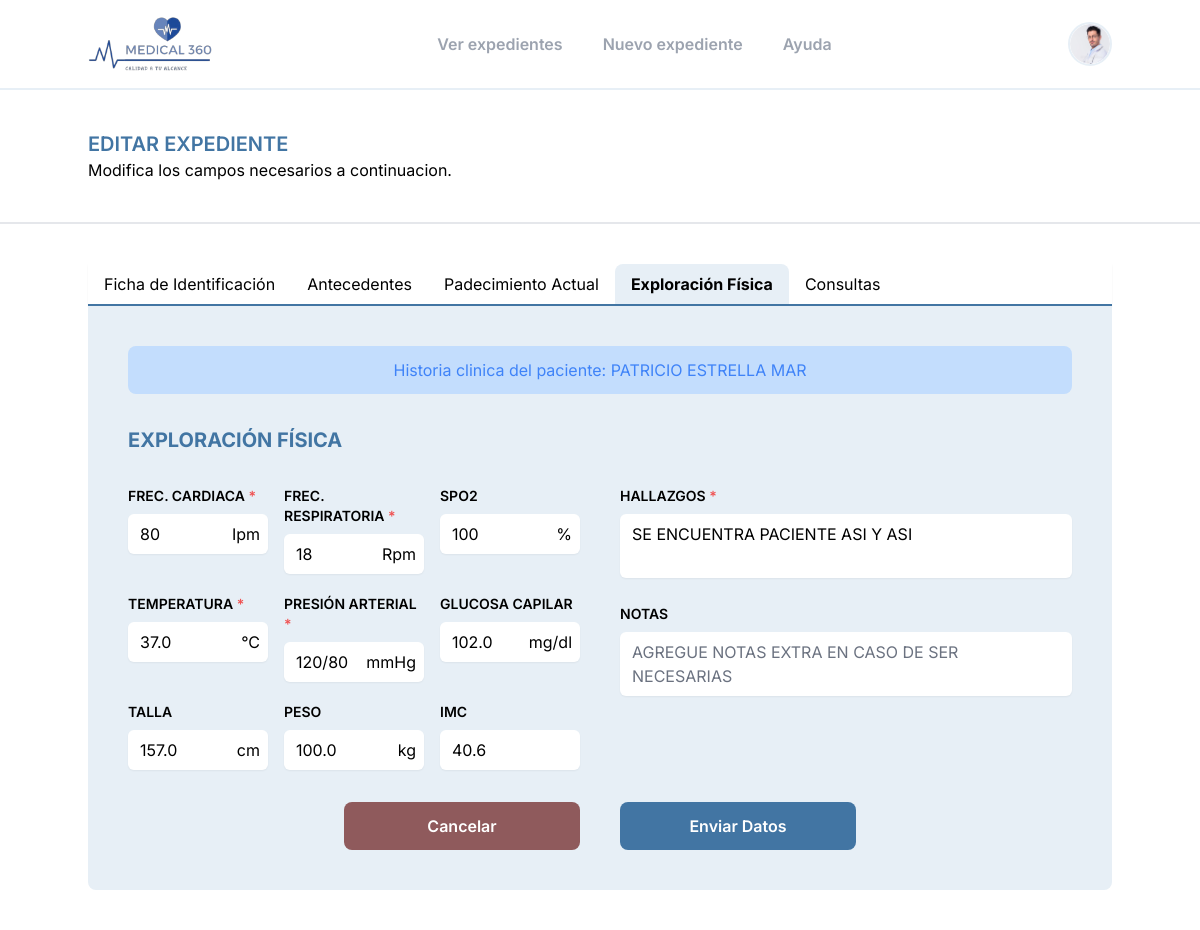
The page /update-file/1/exploracion/ (signed in) on the database its author committed.
### medical/models.py (models this page shows, shortened)
class Paciente(models.Model):
    GENERO_CHOICES = [
        ('M', 'Masculino'),
        ('F', 'Femenino'),
    ]
    ESTADO_CIVIL_CHOICES = [
        ('SOLTERO', 'SOLTERO'),
        ('CASADO', 'CASADO'),
        ('UNION_LIBRE', 'UNION LIBRE'),
        ('DIVORCIADO', 'DIVORCIADO'),
        ('VIUDO', 'VIUDO'),
    ]
    GRUPO_RH_CHOICES = [
        ('A+', 'A+'),
        ('B+', 'B+'),
        ('O+', 'O+'),
        ('AB+', 'AB+'),
        ('A-', 'A-'),
        ('B-', 'B-'),
        ('O-', 'O-'),
        ('AB-', 'AB-'),
        ('DESC', 'DESCONOCIDO'),
    ]
    ESCOLARIDAD_CHOICES = [
        ('NINGUNA', 'NINGUNA'),
        ('PRIMARIA', 'PRIMARIA'),
        ('PRIMARIA_T', 'PRIMARIA TRUNCA'),
        ('SECUNDARIA', 'SECUNDARIA'),
        ('SECUNDARIA_T', 'SECUNDARIA TRUNCA'),
        ('PREPARATORIA', 'PREPARATORIA'),
        ('PREPARATORIA_T', 'PREPARATORIA TRUNCA'),
        ('TECNICO', 'CARRERA TECNICA'),
        ('TECNICO_T', 'CARRERA TECNICA TRUNCA'),
        ('LICENCIATURA', 'LICENCIATURA'),
        ('LICENCIATURA_T', 'LICENCIATURA TRUNCA'),
        ('SUPERIOR', 'SUPERIOR'),
]
    nombre = models.CharField(max_length=30)
    apellido_pat = models.CharField(max_length=30)
    apellido_mat = models.CharField(max_length=30)
    fecha_nacimiento = models.DateField()
    genero = models.CharField(max_length=10, choices=GENERO_CHOICES)
    grupo_rh = models.CharField(max_length=4, choices=GRUPO_RH_CHOICES, default='DESC')
    alergias = models.CharField(max_length=30)
    estado_civil = models.CharField(max_length=15, choices=ESTADO_CIVIL_CHOICES, blank=True, null=True)
    curp = models.CharField(max_length=18, blank=True, null=True)
    nacionalidad = models.CharField(max_length=20, blank=True, null=True)
    escolaridad = models.CharField(max_length=30, choices=ESCOLARIDAD_CHOICES, blank=True, null=True)
    religion = models.CharField(max_length=50, blank=True, null=True)
    direccion = models.CharField(max_length=200, blank=True, null=True)
    ocupacion = models.CharField(max_length=50, blank=True, null=True)
    empleador = models.CharField(max_length=100, blank=True, null=True)
    telefono_personal = models.CharField(max_length=10, blank=True, null=True)
    nombre_contacto_emergencia = models.CharField(max_length=100, blank=True, null=True)
    telefono_contacto_emergencia = models.CharField(max_length=10, blank=True, null=True)
    fecha_alta = models.DateField()
    notas = models.TextField(blank=True, null=True)

class ExploracionFisica(models.Model):
    paciente = models.ForeignKey(Paciente, on_delete=models.CASCADE)
    medico = models.ForeignKey(Medico, on_delete=models.CASCADE)
    fecha = models.DateTimeField()
    temperatura = models.DecimalField(max_digits=5, decimal_places=1)
    presion_arterial = models.CharField(max_length=20)
    frecuencia_cardiaca = models.IntegerField()
    frecuencia_respiratoria = models.IntegerField()
    saturacion_oxigeno = models.IntegerField(blank=True, null=True, default=None)
    peso = models.FloatField(blank=True, null=True, default=None)
    talla = models.FloatField(blank=True, null=True, default=None)
    imc = models.FloatField(blank=True, null=True, default=None)
    glucosa = models.FloatField(blank=True, null=True, default=None)
    descripcion_exploracion = models.TextField()
    notas = models.TextField(blank=True, null=True)
    class Meta:
        verbose_name = "Exploracion Física"
        verbose_name_plural = "3.Exploraciones Físicas"

### medical/views.py (the view, shortened to what this page needs)
# urls.py: path('update-file/<int:id_paciente>/exploracion/', views.update_exploracion_view, name='update_exploracion'),
@login_required
def update_exploracion_view(request,id_paciente):
    paciente = get_object_or_404(Paciente, id=id_paciente)
    exploracion = ExploracionFisica.objects.filter(paciente=paciente).order_by('-fecha').first()
    template = loader.get_template('expedientes/update_exploracion.html')
    context = {'paciente': paciente, 'exploracion': exploracion}
    return HttpResponse(template.render(context, request))

### templates/expedientes/update_exploracion.html (shortened to what this page needs)
{% extends "base_2.html" %} {% load static %} {% block content %}
<section class="lg:px-0 min-h-screen">
  {% include "plantillas/navbar.html" %}
  <div class="py-10 border-b-2 border-gray-200 bg-white md:px-6">
    <div class="lg:container lg:mx-auto">
      <h1 class="uppercase font-semibold text-main text-xl">
        Editar Expediente
      </h1>
      <p>Modifica los campos necesarios a continuacion.</p>
    </div>
  </div>
  <div class="py-10 bg-white md:px-6">
    {% include "plantillas/navbarFormulariosUpdate.html" %}
    <div id="form_exploracion_fisica" class="formulario">
      <form
      id="formData_exploracion_fisica"
      class="lg:container lg:mx-auto bg-background p-10 space-y-8 rounded-b-lg"
      action="{% url 'medical:update_exploracion' paciente.id %}"
      method="post"
    >
        {% include "expedientes/forms/exploracion_fisica.html" %}
    </form>
  </div>
</section>
{% endblock %}

### templates/expedientes/forms/exploracion_fisica.html (shortened to what this page needs)
{% if paciente %}
<div class="w-full bg-blue-200 border-blue-500 text-blue-500  rounded-lg p-3 text-center">
  Historia clinica del paciente: {{ paciente.nombre }} {{ paciente.apellido_pat }} {{ paciente.apellido_mat }}
</div>
{% endif %}
<h1 class="text-xl font-bold text-main uppercase">Exploración Física</h1>
<div class="w-full gap-10 grid lg:grid-cols-2 ">
  <div class="space-y-5">
    <div class="grid grid-cols-3 gap-4">
      <div>
        <label
          for="frecuencia_cardiaca"
          class="block mb-2 text-sm font-semibold uppercase"
          >Frec. Cardiaca <span class="text-red-500">*</span></label
        >
        <div class="w-full relative bg-white rounded-lg">
          <input
            id="frecuencia_cardiaca"
            name="frecuencia_cardiaca"
            class="w-full border-none rounded-md bg-white shadow-sm appearance-none"
            type="number"
            value="{% if datos_formulario and datos_formulario.frecuencia_cardiaca is not none %}{{ datos_formulario.frecuencia_cardiaca }}{% elif paciente and exploracion.frecuencia_cardiaca is not none %}{{ exploracion.frecuencia_cardiaca }}{% endif %}"
          />
          <p class="absolute inset-y-0 flex items-center right-2">Ipm</p>
        </div>
      </div>
      <div>
        <label
          for="frecuencia_respiratoria"
          class="block mb-2 text-sm font-semibold uppercase"
          >Frec. Respiratoria <span class="text-red-500">*</span></label
        >
        <div class="w-full relative bg-white rounded-lg">
          <input
            id="frecuencia_respiratoria"
            name="frecuencia_respiratoria"
            class="w-full border-none rounded-md bg-white shadow-sm"
            type="number"
            value="{% if datos_formulario and datos_formulario.frecuencia_respiratoria is not none %}{{ datos_formulario.frecuencia_respiratoria }}{% elif paciente and exploracion.frecuencia_respiratoria is not none %}{{ exploracion.frecuencia_respiratoria }}{% endif %}"
          />
          <p class="absolute inset-y-0 flex items-center right-2">Rpm</p>
        </div>
      </div>
      <div>
        <label for="saturacion_oxigeno" class="block mb-2 text-sm font-semibold uppercase"
          >SpO2</label
        >
        <div class="w-full relative bg-white rounded-lg">
          <input
            id="saturacion_oxigeno"
            name="saturacion_oxigeno"
            class="w-full border-none rounded-md bg-white shadow-sm"
            type="number"
            value="{% if datos_formulario and datos_formulario.saturacion_oxigeno is not none %}{{ datos_formulario.saturacion_oxigeno }}{% elif paciente and exploracion.saturacion_oxigeno is not none %}{{ exploracion.saturacion_oxigeno }}{% endif %}"
          />
          <p class="absolute inset-y-0 flex items-center right-2">%</p>
        </div>
      </div>
    </div>
    <div class="grid grid-cols-3 gap-4">
      <div>
        <label for="temperatura" class="block mb-2 text-sm font-semibold uppercase"
          >Temperatura <span class="text-red-500">*</span></label
        >
        <div class="w-full relative bg-white rounded-lg">
          <input
            id="temperatura"
            name="temperatura"
            class="w-full border-none rounded-md bg-white shadow-sm"
            type="text"
            value="{% if datos_formulario and datos_formulario.temperatura is not none %}{{ datos_formulario.temperatura }}{% elif paciente and exploracion.temperatura is not none %}{{ exploracion.temperatura }}{% endif %}"
          />
          <p class="absolute inset-y-0 flex items-center right-2">°C</p>
        </div>
      </div>
      <div>
        <label
          for="presion_arterial"
          class="block mb-2 text-sm font-semibold uppercase"
          >Presión Arterial <span class="text-red-500">*</span></label
        >
        <div class="w-full relative bg-white rounded-lg">
          <input
            id="presion_arterial"
            name="presion_arterial"
            class="w-full border-none rounded-md bg-white shadow-sm"
            type="text"
            value="{% if datos_formulario and datos_formulario.presion_arterial is not none %}{{ datos_formulario.presion_arterial }}{% elif paciente and exploracion.presion_arterial is not none %}{{ exploracion.presion_arterial }}{% endif %}"
          />
          <p class="absolute inset-y-0 flex items-center right-2">mmHg</p>
        </div>
      </div>
      <div>
        <label
          for="glucosa"
          class="block mb-2 text-sm font-semibold uppercase truncate"
          >Glucosa Capilar</label
        >
        <div class="w-full relative bg-white rounded-lg">
          <input
            id="glucosa"
            name="glucosa"
            class="w-full border-none rounded-md bg-white shadow-sm"
            type="text"
            value="{% if datos_formulario and datos_formulario.glucosa is not none %}{{ datos_formulario.glucosa }}{% elif paciente and exploracion.glucosa is not none %}{{ exploracion.glucosa }}{% endif %}"
          />
          <p class="absolute inset-y-0 flex items-center right-2">mg/dl</p>
        </div>
      </div>
    </div>
    <div class="grid grid-cols-3 gap-4">
      <div>
        <label for="talla" class="block mb-2 text-sm font-semibold uppercase"
          >Talla</label
        >
        <div class="w-full relative bg-white rounded-lg">
          <input
            id="talla"
            name="talla"
            class="w-full border-none rounded-md bg-white shadow-sm"
            type="text"
            value="{% if datos_formulario and datos_formulario.talla is not none %}{{ datos_formulario.talla }}{% elif paciente and exploracion.talla is not none %}{{ exploracion.talla }}{% endif %}"
          />
          <p class="absolute inset-y-0 flex items-center right-2">cm</p>
        </div>
      </div>
      <div>
        <label for="peso" class="block mb-2 text-sm font-semibold uppercase"
          >Peso</label
        >
        <div class="w-full relative bg-white rounded-lg">
          <input
            id="peso"
            name="peso"
            class="w-full border-none rounded-md bg-white shadow-sm"
            type="text"
            value="{% if datos_formulario and datos_formulario.peso is not none %}{{ datos_formulario.peso }}{% elif paciente and exploracion.peso is not none %}{{ exploracion.peso }}{% endif %}"
          />
          <p class="absolute inset-y-0 flex items-center right-2">kg</p>
        </div>
      </div>
      <div>
        <label for="imc" class="block mb-2 text-sm font-semibold uppercase"
          >IMC</label
        >
        <div class="w-full relative bg-white rounded-lg">
          <input
            id="imc"
            name="imc"
            class="w-full border-none rounded-md bg-white shadow-sm"
            type="text"
            value="{% if datos_formulario and datos_formulario.imc is not none %}{{ datos_formulario.imc }}{% elif paciente and exploracion.imc is not none %}{{ exploracion.imc }}{% endif %}"
          />
        </div>
      </div>
    </div>
  </div>
  <div class="space-y-5">
    <div>
      <label
        for="descripcion_exploracion"
        class="block mb-2 text-sm font-semibold uppercase"
        >Hallazgos <span class="text-red-500">*</span></label
      >
      <textarea
        id="descripcion_exploracion"
        name="descripcion_exploracion"
        class="resize-none w-full border-none rounded-md bg-white shadow-sm uppercase"
        placeholder="Escriba los hallazgos correspondientes"
      >{% if datos_formulario %}{{ datos_formulario.descripcion_exploracion }}{% elif paciente %}{{ exploracion.descripcion_exploracion }}{% endif %}</textarea>
    </div>
    <div class="w-full">
      <label for="notes_exploracion" class="block mb-2 text-sm font-semibold uppercase">Notas</label>
      <textarea id="notes_exploracion" name="notas" class=" resize-none w-full border-none rounded-md bg-white shadow-sm uppercase" placeholder="Agregue notas extra en caso de ser necesarias"></textarea>
    </div>
  </div>
</div>
<div class="flex justify-center gap-10 mt-20">
  <a
    href="/"
    class="w-3/12 py-3 border-none bg-rojo focus:ring-2 focus:ring-offset-2 focus:ring-rojo text-center rounded-lg text-white font-semibold"
    >Cancelar</a
  >
  <button
  type="submit"
  class="w-3/12 py-3 border-none bg-main focus:ring-2 focus:ring-offset-2 focus:ring-main text-center rounded-lg text-white font-semibold"
  onclick="mostrarAlerta()"
>
  Enviar Datos
</button>
</div>

### rows shown on the page
Paciente: nombre "PATRICIO", apellido_pat "ESTRELLA", apellido_mat "MAR"
ExploracionFisica: frecuencia_cardiaca "80", frecuencia_respiratoria "18", saturacion_oxigeno "100", temperatura "37.0", presion_arterial "120/80", glucosa "102.0", talla "157.0", peso "100.0", imc "40.6", descripcion_exploracion "SE ENCUENTRA PACIENTE ASI Y ASI"
